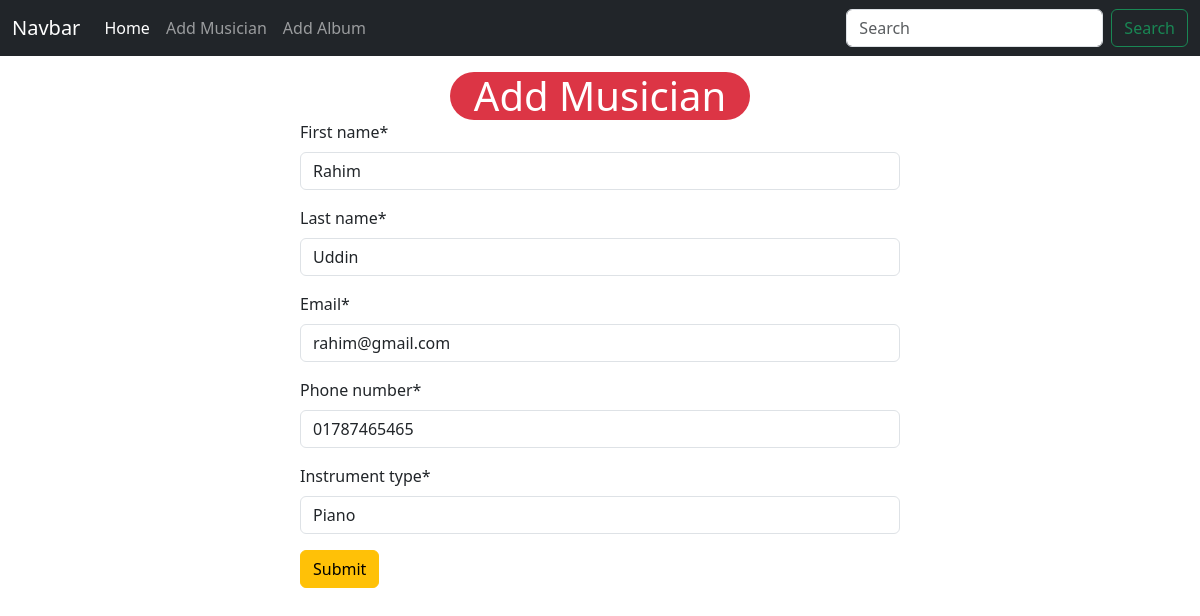
The page /musician/edit/2 on the database its author committed.
### musician/models.py (models this page shows, shortened)
class Musician(models.Model):
    first_name = models.CharField(max_length=50)
    last_name = models.CharField(max_length=50)
    email = models.EmailField(max_length=100)
    phone_number = models.CharField(max_length=11)
    instrument_type = models.CharField(max_length=50)

### musician/views.py (the view)
# urls.py: path('edit/<int:id>', views.edit_musician, name = 'edit_musician'),
def edit_musician(request,id):
    musician = models.Musician.objects.get(pk = id)
    musician_form = forms.MusicianForm(instance=musician)
    if request.method == 'POST':
        musician_form = forms.MusicianForm(request.POST,instance=musician)
        if musician_form.is_valid():
            musician_form.save()
            return redirect('homepage')
    return render(request, 'musician/add_musician.html', {'form':musician_form})

### musician/forms.py
class MusicianForm(forms.ModelForm):
    class Meta:
        model = Musician
        fields = '__all__'

### musician/templates/musician/add_musician.html (shortened to what this page needs)
{% extends "base.html" %}
{% load crispy_forms_tags %}
{% block content %}
<form style="width: 50%; margin:auto;" method="post">
    <h1 class="mt-3 bg-danger text-white w-50 m-auto text-center rounded-5">Add Musician</h1>
    {{form | crispy}}
    <button class="btn btn-warning">Submit</button>
</form>
{% endblock %}

### rows shown on the page
Musician: first_name "Rahim", last_name "Uddin", email "rahim@gmail.com", phone_number "01787465465", instrument_type "Piano"
